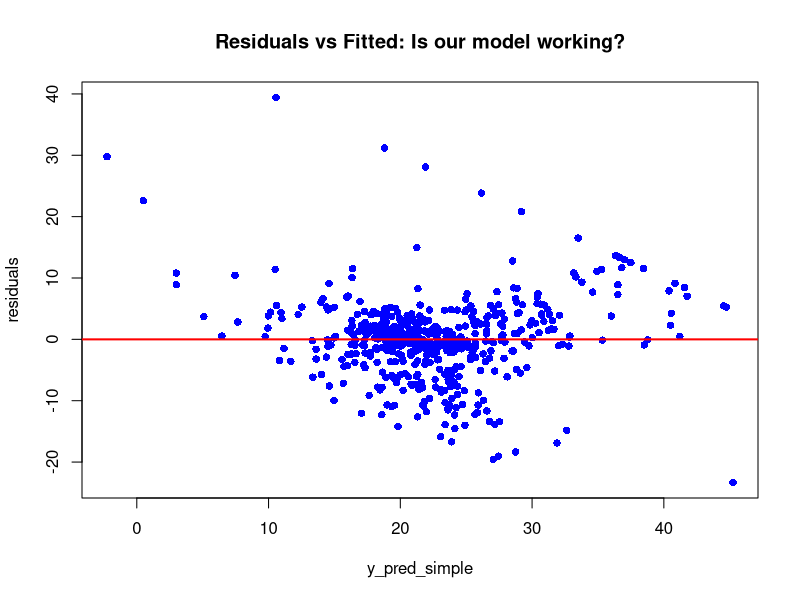
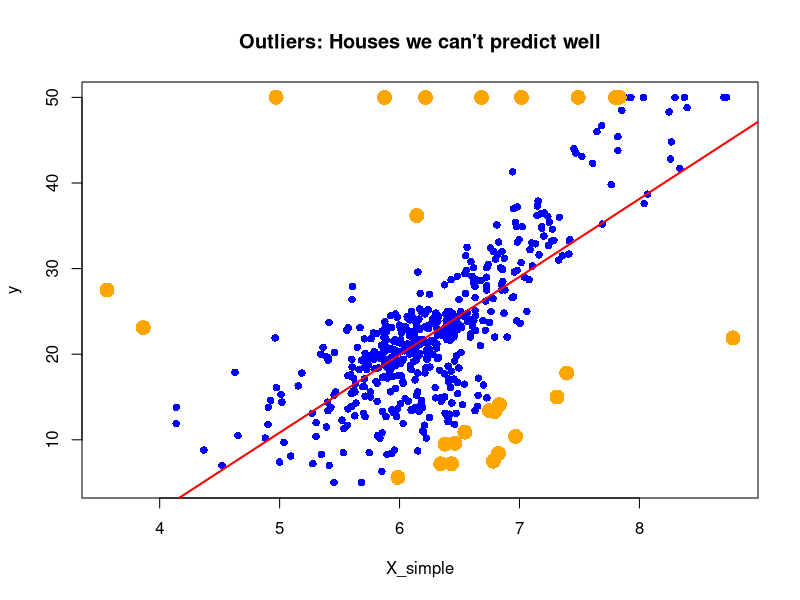
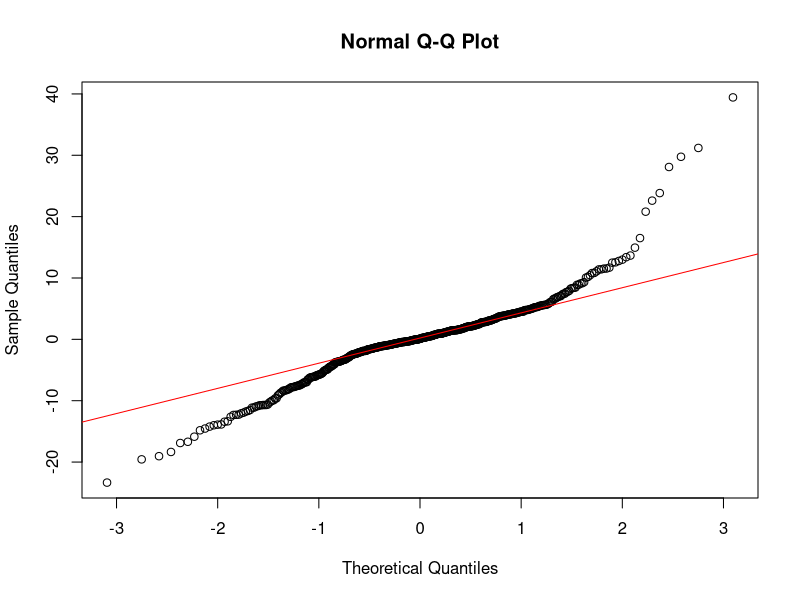
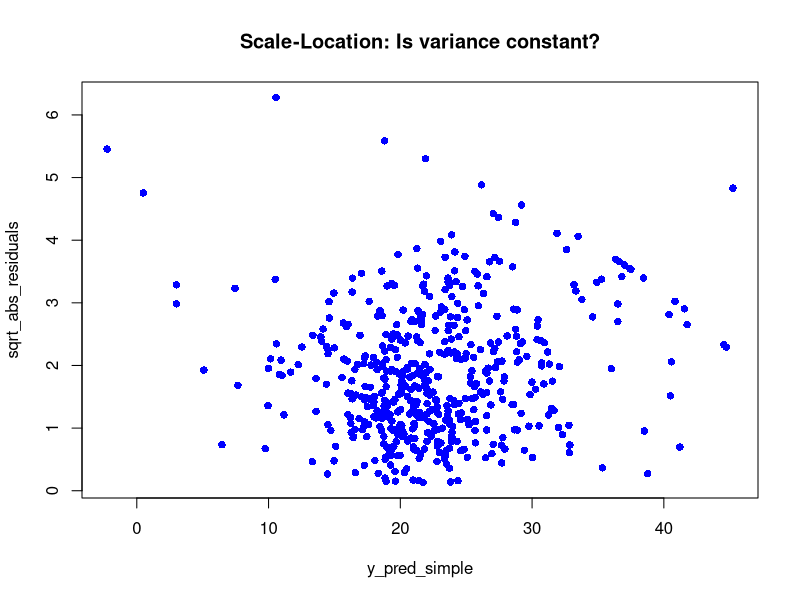
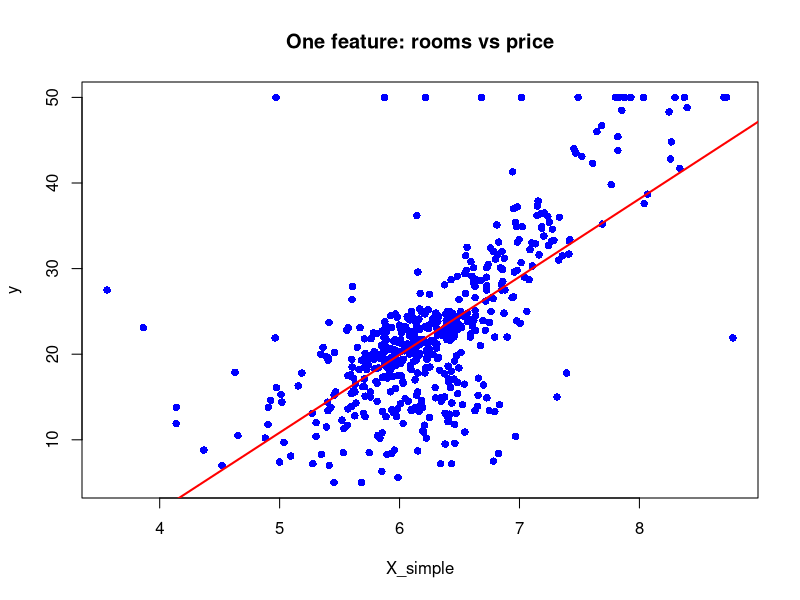
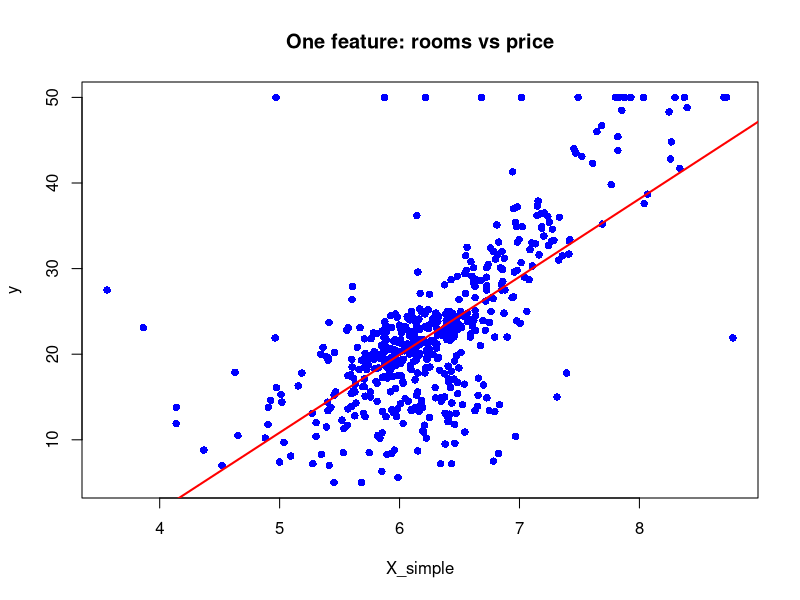
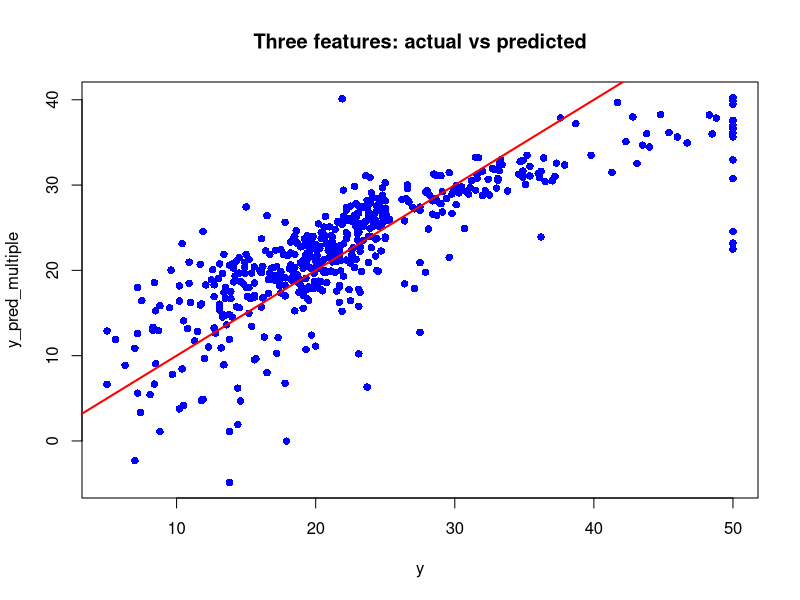

Reproduce these figures in R, in order.
## ---- chunk 1
# Linear Regression from Scratch - Boston Housing Data

library(MASS)
library(dplyr)
library(ggplot2)

data(Boston)
X_simple <- Boston$rm    # rooms per house
y <- Boston$medv         # house prices

# We need the average to center our data around the mean
mean_x <- mean(X_simple)
mean_y <- mean(y)

# This is where the magic happens - finding the best line
# The slope tells us how much price changes per room
numerator <- sum((X_simple - mean_x) * (y - mean_y))
denominator <- sum((X_simple - mean_x)^2)
slope <- numerator / denominator

# Once we have slope, intercept is just where the line crosses y-axis
intercept <- mean_y - slope * mean_x

# Now we can predict any house price given rooms
y_pred_simple <- slope * X_simple + intercept

# Let's see how wrong we were
residuals <- y - y_pred_simple
rmse_simple <- sqrt(mean(residuals^2))
r_squared_simple <- 1 - sum(residuals^2) / sum((y - mean_y)^2)

# Did we get the same answer as R? Let's check
our_coeffs <- c(intercept, slope)
lm_model <- lm(medv ~ rm, data = Boston)
builtin_coeffs <- coef(lm_model)

print(our_coeffs)
print(builtin_coeffs)
## ---- chunk 2
rmse_simple      # How wrong are we on average?
r_squared_simple # How much variance did we explain?
## ---- chunk 3
# Plot 1: Residuals vs Fitted - Should look random
plot(y_pred_simple, residuals, col = "blue", pch = 16)
abline(h = 0, col = "red", lwd = 2)
title("Residuals vs Fitted: Is our model working?")
# Good model = random scatter around zero line
# Bad model = patterns, curves, funnels
## ---- chunk 4
# Plot 2: Check for outliers - which houses are we getting very wrong?
outlier_threshold <- 2 * sd(residuals)
outliers <- which(abs(residuals) > outlier_threshold)
plot(X_simple, y, col = "blue", pch = 16)
abline(intercept, slope, col = "red", lwd = 2)
points(X_simple[outliers], y[outliers], col = "orange", pch = 16, cex = 2)
title("Outliers: Houses we can't predict well")
## ---- chunk 5
# Plot 3: Normal Q-Q plot - Are residuals normally distributed?
qqnorm(residuals)
qqline(residuals, col = "red")
# Points should follow the red line
## ---- chunk 6
# Plot 4: Scale-Location - Check homoscedasticity (constant variance)
sqrt_abs_residuals <- sqrt(abs(residuals))
plot(y_pred_simple, sqrt_abs_residuals, col = "blue", pch = 16)
title("Scale-Location: Is variance constant?")
## ---- chunk 7
# ===========================
# What the residuals tell us
# ===========================

# Find the worst predictions
worst_predictions <- order(abs(residuals), decreasing = TRUE)[1:5]
worst_houses <- Boston[worst_predictions, c("rm", "medv")]
worst_residuals <- residuals[worst_predictions]

# Show what we learned
worst_houses
worst_residuals

# Quick diagnostic summary
linearity_test <- cor.test(y_pred_simple, residuals)$p.value > 0.05
normality_test <- shapiro.test(residuals)$p.value > 0.05

# ===========================
# See what we built
# ===========================

# Simple regression - just a line through the data
plot(X_simple, y, col = "blue", pch = 16)
abline(intercept, slope, col = "red", lwd = 2)
title("One feature: rooms vs price")
## ---- chunk 8
# ===========================
# Multiple Linear Regression: Normal Equation
# ===========================

# More features = better predictions (hopefully)
X <- as.matrix(Boston[, c("rm", "lstat", "age")])
n <- nrow(X)

# We always need that column of 1s for the intercept
X_bias <- cbind(1, X)  

# This is the heart of linear regression math
# We're solving: X * theta = y for theta
XtX <- t(X_bias) %*% X_bias           # Square matrix we can invert
XtX_inv <- solve(XtX)                 # Getting the inverse
Xty <- t(X_bias) %*% y                # Right side of equation
theta <- XtX_inv %*% Xty              # Our answer!

# Matrix math gives us all predictions at once
y_pred_multiple <- X_bias %*% theta

# How much better did we do with more features?
residuals_multi <- y - y_pred_multiple
rmse_multiple <- sqrt(mean(residuals_multi^2))
r_squared_multiple <- 1 - sum(residuals_multi^2) / sum((y - mean_y)^2)

# Same check - did we match R's math?
lm_multi <- lm(medv ~ rm + lstat + age, data = Boston)
our_theta <- as.vector(theta)
builtin_theta <- coef(lm_multi)

print(our_theta)
print(builtin_theta)
## ---- chunk 9
# ===========================
# The results tell the story
# ===========================

rmse_simple      # Simple model error
r_squared_simple # Simple model fit

rmse_multiple    # Multiple model error  
r_squared_multiple # Multiple model fit

# ===========================
# See what we built
# ===========================

# Simple regression - just a line through the data
plot(X_simple, y, col = "blue", pch = 16)
abline(intercept, slope, col = "red", lwd = 2)
title("One feature: rooms vs price")

# Multiple regression - how close did we get?
plot(y, y_pred_multiple, col = "blue", pch = 16)
abline(0, 1, col = "red", lwd = 2)
title("Three features: actual vs predicted")
